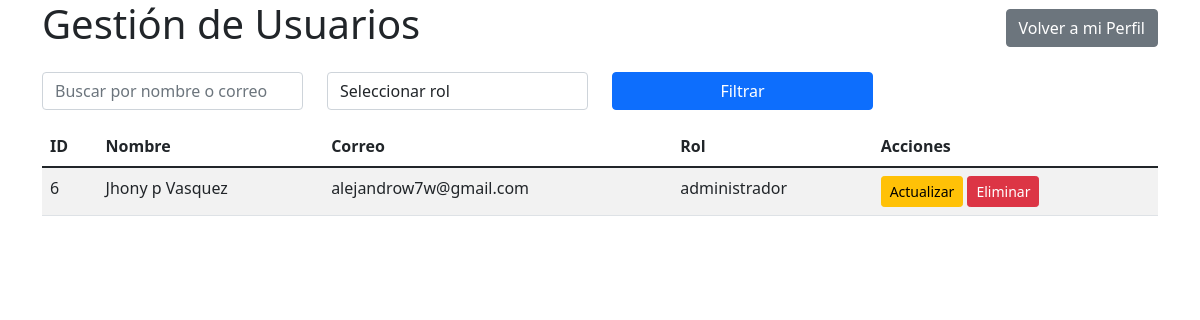
/usuarios.php (signed in), run on an earlier commit of the app's database.
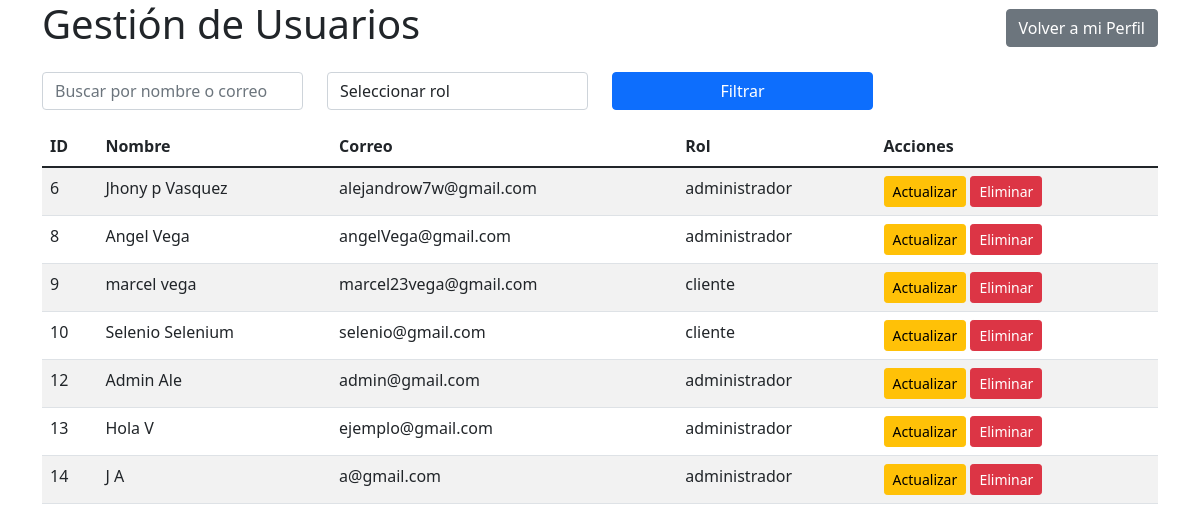
And on a later commit of the database.
### tables this page shows
CREATE TABLE `usuarios` (
  `id` int(11) NOT NULL,
  `rol_id` int(11) NOT NULL,
  `correo` varchar(100) NOT NULL,
  `cedula` varchar(20) NOT NULL,
  `nombre` varchar(50) NOT NULL,
  `apellido` varchar(50) NOT NULL,
  `contrasena` varchar(255) NOT NULL,
  `fecha_registro` timestamp NOT NULL DEFAULT current_timestamp(),
  `imagen_perfil` varchar(255) DEFAULT NULL,
  `descripcion` text DEFAULT NULL,
  `fecha_nacimiento` date DEFAULT NULL
);

CREATE TABLE `roles` (
  `id` int(11) NOT NULL,
  `descripcion` varchar(50) NOT NULL
);

### usuarios.php (the view, shortened to what this page needs)
<?php
include 'CRUD/conexion.php';
?>
<!DOCTYPE html>
<html lang="es">
<head>
    <link rel="stylesheet" href="https://cdn.jsdelivr.net/npm/bootstrap@5.1.3/dist/css/bootstrap.min.css">
</head>
<body>
    <div class="container">
        <div class="d-flex justify-content-between align-items-center mb-3">
            <h1>Gestión de Usuarios</h1>
            <a href="perfil.php" class="btn btn-secondary"><i class="fas fa-arrow-left"></i> Volver a mi Perfil</a>
        </div>
        <form method="GET" class="mb-3">
            <div class="row">
                <div class="col-md-3">
                    <input type="text" name="buscar" class="form-control" placeholder="Buscar por nombre o correo" value="<?= isset($_GET['buscar']) ? $_GET['buscar'] : '' ?>">
                </div>
                <div class="col-md-3">
                    <select name="rol" class="form-control">
                        <option value="">Seleccionar rol</option>
                    </select>
                </div>
                <div class="col-md-3">
                    <button type="submit" class="btn btn-primary w-100">Filtrar</button>
                </div>
            </div>
        </form>
        <table class="table table-striped">
            <thead>
                <tr>
                    <th>ID</th>
                    <th>Nombre</th>
                    <th>Correo</th>
                    <th>Rol</th>
                    <th>Acciones</th>
                </tr>
            </thead>
            <tbody>
                <?php
                $sql = "SELECT u.id, u.nombre, u.apellido, u.correo, r.descripcion AS tipo_usuario
                        FROM usuarios u
                        INNER JOIN roles r ON u.rol_id = r.id
                        WHERE 1=1";
                $resultado = $conn->query($sql);
                while ($usuario = $resultado->fetch_assoc()): ?>
                <tr>
                    <td><?= $usuario['id'] ?></td>
                    <td><?= $usuario['nombre'] . ' ' . $usuario['apellido'] ?></td>
                    <td><?= $usuario['correo'] ?></td>
                    <td><?= $usuario['tipo_usuario'] ?></td>
                    <td>
                        <a href="CRUD/actualizar.php?id=<?= $usuario['id'] ?>" class="btn btn-warning btn-sm">Actualizar</a>
                        <?php if ($_SESSION['tipo_usuario'] === 'administrador'): ?>
                        <a href="CRUD/eliminar.php?id=<?= $usuario['id'] ?>" class="btn btn-danger btn-sm" onclick="return confirm('¿Estás seguro de que deseas eliminar este usuario?')">Eliminar</a>
                        <?php endif; ?>
                    </td>
                </tr>
                <?php endwhile; ?>
            </tbody>
        </table>
    </div>
</body>
</html>

What changed in the data, as far as the page shows it:
added usuarios: id "8", nombre "Angel", apellido "Vega", correo "angelVega@gmail.com", rol.descripcion "administrador"
added usuarios: id "9", nombre "marcel", apellido "vega", correo "marcel23vega@gmail.com", rol.descripcion "cliente"
added usuarios: id "10", nombre "Selenio", apellido "Selenium", correo "selenio@gmail.com", rol.descripcion "cliente"
added usuarios: id "12", nombre "Admin", apellido "Ale", correo "admin@gmail.com", rol.descripcion "administrador"
added usuarios: id "13", nombre "Hola", apellido "V", correo "ejemplo@gmail.com", rol.descripcion "administrador"
added usuarios: id "14", nombre "J", apellido "A", correo "a@gmail.com", rol.descripcion "administrador"
